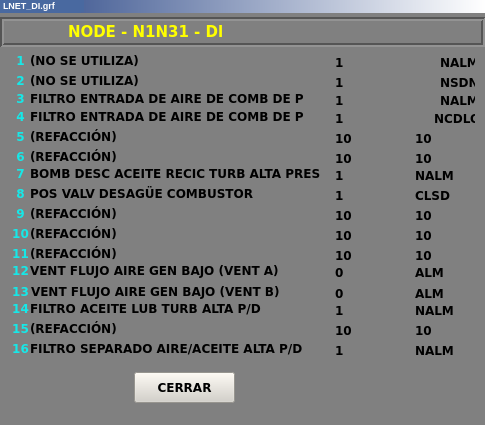
<?xml version="1.0" encoding="UTF-8"?>
<ui version="4.0">
 <class>LNET_DI</class>
 <widget class="QWidget" name="LNET_DI">
  <property name="geometry">
   <rect>
    <x>0</x>
    <y>0</y>
    <width>485</width>
    <height>425</height>
   </rect>
  </property>
  <property name="minimumSize">
   <size>
    <width>485</width>
    <height>425</height>
   </size>
  </property>
  <property name="maximumSize">
   <size>
    <width>485</width>
    <height>425</height>
   </size>
  </property>
  <property name="windowTitle">
   <string>LNET_DI</string>
  </property>
  <property name="styleSheet">
   <string notr="true">background-color: rgb(128, 128, 128);</string>
  </property>
  <widget class="QFrame" name="frame_3">
   <property name="geometry">
    <rect>
     <x>0</x>
     <y>0</y>
     <width>485</width>
     <height>13</height>
    </rect>
   </property>
   <property name="styleSheet">
    <string notr="true">background-color: qlineargradient(spread:pad, x1:0, y1:0, x2:1, y2:0, stop:0 rgba(43, 71, 134, 255), stop:1 rgba(255, 255, 255, 255));</string>
   </property>
   <property name="frameShape">
    <enum>QFrame::Panel</enum>
   </property>
   <property name="frameShadow">
    <enum>QFrame::Raised</enum>
   </property>
   <property name="lineWidth">
    <number>0</number>
   </property>
   <widget class="QLabel" name="lbLnetT_3">
    <property name="geometry">
     <rect>
      <x>0</x>
      <y>0</y>
      <width>81</width>
      <height>20</height>
     </rect>
    </property>
    <property name="font">
     <font>
      <pointsize>5</pointsize>
      <weight>75</weight>
      <bold>true</bold>
     </font>
    </property>
    <property name="styleSheet">
     <string notr="true">background-color: rgb(73, 105, 160);</string>
    </property>
    <property name="text">
     <string>&lt;!DOCTYPE HTML PUBLIC &quot;-//W3C//DTD HTML 4.0//EN&quot; &quot;http://www.w3.org/TR/REC-html40/strict.dtd&quot;&gt;
&lt;html&gt;&lt;head&gt;&lt;meta name=&quot;qrichtext&quot; content=&quot;1&quot; /&gt;&lt;style type=&quot;text/css&quot;&gt;
p, li { white-space: pre-wrap; }
&lt;/style&gt;&lt;/head&gt;&lt;body style=&quot; font-family:'MS Shell Dlg 2'; font-size:5pt; font-weight:600; font-style:normal;&quot;&gt;
&lt;p style=&quot;-qt-paragraph-type:empty; margin-top:0px; margin-bottom:0px; margin-left:0px; margin-right:0px; -qt-block-indent:0; text-indent:0px;&quot;&gt;&lt;/p&gt;&lt;/body&gt;&lt;/html&gt;</string>
    </property>
   </widget>
   <widget class="QLabel" name="lbLnetT">
    <property name="geometry">
     <rect>
      <x>3</x>
      <y>0</y>
      <width>81</width>
      <height>12</height>
     </rect>
    </property>
    <property name="font">
     <font>
      <pointsize>5</pointsize>
      <weight>75</weight>
      <bold>true</bold>
     </font>
    </property>
    <property name="styleSheet">
     <string notr="true">background-color: rgb(73, 105, 160);</string>
    </property>
    <property name="text">
     <string>&lt;!DOCTYPE HTML PUBLIC &quot;-//W3C//DTD HTML 4.0//EN&quot; &quot;http://www.w3.org/TR/REC-html40/strict.dtd&quot;&gt;
&lt;html&gt;&lt;head&gt;&lt;meta name=&quot;qrichtext&quot; content=&quot;1&quot; /&gt;&lt;style type=&quot;text/css&quot;&gt;
p, li { white-space: pre-wrap; }
&lt;/style&gt;&lt;/head&gt;&lt;body style=&quot; font-family:'MS Shell Dlg 2'; font-size:5pt; font-weight:600; font-style:normal;&quot;&gt;
&lt;p style=&quot; margin-top:0px; margin-bottom:0px; margin-left:0px; margin-right:0px; -qt-block-indent:0; text-indent:0px;&quot;&gt;&lt;span style=&quot; font-size:7pt; color:#ffffff;&quot;&gt;LNET_DI.grf&lt;/span&gt;&lt;/p&gt;&lt;/body&gt;&lt;/html&gt;</string>
    </property>
   </widget>
  </widget>
  <widget class="QLabel" name="lbNodRTD">
   <property name="geometry">
    <rect>
     <x>68</x>
     <y>22</y>
     <width>400</width>
     <height>20</height>
    </rect>
   </property>
   <property name="font">
    <font>
     <family>Verdana</family>
     <pointsize>11</pointsize>
     <weight>75</weight>
     <bold>true</bold>
    </font>
   </property>
   <property name="styleSheet">
    <string notr="true">color: rgb(255, 255, 0);</string>
   </property>
   <property name="text">
    <string>NODE - N1N31 - Dl</string>
   </property>
  </widget>
  <widget class="QFrame" name="frame">
   <property name="geometry">
    <rect>
     <x>0</x>
     <y>17</y>
     <width>485</width>
     <height>30</height>
    </rect>
   </property>
   <property name="styleSheet">
    <string notr="true">border-color: rgb(255, 255, 255);</string>
   </property>
   <property name="frameShape">
    <enum>QFrame::Box</enum>
   </property>
   <property name="frameShadow">
    <enum>QFrame::Sunken</enum>
   </property>
   <property name="lineWidth">
    <number>2</number>
   </property>
  </widget>
  <widget class="QLabel" name="lbNumNode_1">
   <property name="geometry">
    <rect>
     <x>10</x>
     <y>52</y>
     <width>21</width>
     <height>16</height>
    </rect>
   </property>
   <property name="font">
    <font>
     <family>Verdana</family>
     <weight>75</weight>
     <bold>true</bold>
    </font>
   </property>
   <property name="styleSheet">
    <string notr="true">color: rgb(22, 232, 232);</string>
   </property>
   <property name="text">
    <string>1</string>
   </property>
   <property name="alignment">
    <set>Qt::AlignCenter</set>
   </property>
  </widget>
  <widget class="QLabel" name="lbNodeT_1">
   <property name="geometry">
    <rect>
     <x>30</x>
     <y>52</y>
     <width>291</width>
     <height>16</height>
    </rect>
   </property>
   <property name="font">
    <font>
     <family>Verdana</family>
     <weight>75</weight>
     <bold>true</bold>
    </font>
   </property>
   <property name="text">
    <string>(NO SE UTILIZA)</string>
   </property>
  </widget>
  <widget class="QLabel" name="lbNode_1">
   <property name="geometry">
    <rect>
     <x>335</x>
     <y>52</y>
     <width>61</width>
     <height>20</height>
    </rect>
   </property>
   <property name="font">
    <font>
     <family>Verdana</family>
     <weight>75</weight>
     <bold>true</bold>
    </font>
   </property>
   <property name="layoutDirection">
    <enum>Qt::RightToLeft</enum>
   </property>
   <property name="text">
    <string>1</string>
   </property>
  </widget>
  <widget class="QLabel" name="lbNodeU_1">
   <property name="geometry">
    <rect>
     <x>440</x>
     <y>52</y>
     <width>35</width>
     <height>20</height>
    </rect>
   </property>
   <property name="font">
    <font>
     <family>Verdana</family>
     <weight>75</weight>
     <bold>true</bold>
    </font>
   </property>
   <property name="styleSheet">
    <string notr="true"/>
   </property>
   <property name="text">
    <string>NALM</string>
   </property>
  </widget>
  <widget class="QLabel" name="lbNumNode_2">
   <property name="geometry">
    <rect>
     <x>10</x>
     <y>72</y>
     <width>21</width>
     <height>16</height>
    </rect>
   </property>
   <property name="font">
    <font>
     <family>Verdana</family>
     <weight>75</weight>
     <bold>true</bold>
    </font>
   </property>
   <property name="styleSheet">
    <string notr="true">color: rgb(22, 232, 232);</string>
   </property>
   <property name="text">
    <string>2</string>
   </property>
   <property name="alignment">
    <set>Qt::AlignCenter</set>
   </property>
  </widget>
  <widget class="QLabel" name="lbNodeT_2">
   <property name="geometry">
    <rect>
     <x>30</x>
     <y>72</y>
     <width>291</width>
     <height>16</height>
    </rect>
   </property>
   <property name="font">
    <font>
     <family>Verdana</family>
     <weight>75</weight>
     <bold>true</bold>
    </font>
   </property>
   <property name="text">
    <string>(NO SE UTILIZA)</string>
   </property>
  </widget>
  <widget class="QLabel" name="lbNode_2">
   <property name="geometry">
    <rect>
     <x>335</x>
     <y>72</y>
     <width>61</width>
     <height>20</height>
    </rect>
   </property>
   <property name="font">
    <font>
     <family>Verdana</family>
     <weight>75</weight>
     <bold>true</bold>
    </font>
   </property>
   <property name="layoutDirection">
    <enum>Qt::RightToLeft</enum>
   </property>
   <property name="text">
    <string>1</string>
   </property>
  </widget>
  <widget class="QLabel" name="lbNodeU_2">
   <property name="geometry">
    <rect>
     <x>440</x>
     <y>72</y>
     <width>35</width>
     <height>20</height>
    </rect>
   </property>
   <property name="font">
    <font>
     <family>Verdana</family>
     <weight>75</weight>
     <bold>true</bold>
    </font>
   </property>
   <property name="styleSheet">
    <string notr="true"/>
   </property>
   <property name="text">
    <string>NSDN</string>
   </property>
  </widget>
  <widget class="QLabel" name="lbNumNode_3">
   <property name="geometry">
    <rect>
     <x>10</x>
     <y>90</y>
     <width>21</width>
     <height>16</height>
    </rect>
   </property>
   <property name="font">
    <font>
     <family>Verdana</family>
     <weight>75</weight>
     <bold>true</bold>
    </font>
   </property>
   <property name="styleSheet">
    <string notr="true">color: rgb(22, 232, 232);</string>
   </property>
   <property name="text">
    <string>3</string>
   </property>
   <property name="alignment">
    <set>Qt::AlignCenter</set>
   </property>
  </widget>
  <widget class="QLabel" name="lbNodeU_3">
   <property name="geometry">
    <rect>
     <x>440</x>
     <y>90</y>
     <width>35</width>
     <height>20</height>
    </rect>
   </property>
   <property name="font">
    <font>
     <family>Verdana</family>
     <weight>75</weight>
     <bold>true</bold>
    </font>
   </property>
   <property name="styleSheet">
    <string notr="true"/>
   </property>
   <property name="text">
    <string>NALM</string>
   </property>
  </widget>
  <widget class="QLabel" name="lbNode_3">
   <property name="geometry">
    <rect>
     <x>335</x>
     <y>90</y>
     <width>61</width>
     <height>20</height>
    </rect>
   </property>
   <property name="font">
    <font>
     <family>Verdana</family>
     <weight>75</weight>
     <bold>true</bold>
    </font>
   </property>
   <property name="layoutDirection">
    <enum>Qt::RightToLeft</enum>
   </property>
   <property name="text">
    <string>1</string>
   </property>
  </widget>
  <widget class="QLabel" name="lbNodeT_3">
   <property name="geometry">
    <rect>
     <x>30</x>
     <y>90</y>
     <width>291</width>
     <height>16</height>
    </rect>
   </property>
   <property name="font">
    <font>
     <family>Verdana</family>
     <weight>75</weight>
     <bold>true</bold>
    </font>
   </property>
   <property name="text">
    <string>FILTRO ENTRADA DE AIRE DE COMB DE P</string>
   </property>
  </widget>
  <widget class="QLabel" name="lbNumNode_4">
   <property name="geometry">
    <rect>
     <x>10</x>
     <y>108</y>
     <width>21</width>
     <height>16</height>
    </rect>
   </property>
   <property name="font">
    <font>
     <family>Verdana</family>
     <weight>75</weight>
     <bold>true</bold>
    </font>
   </property>
   <property name="styleSheet">
    <string notr="true">color: rgb(22, 232, 232);</string>
   </property>
   <property name="text">
    <string>4</string>
   </property>
   <property name="alignment">
    <set>Qt::AlignCenter</set>
   </property>
  </widget>
  <widget class="QLabel" name="lbNodeU_4">
   <property name="geometry">
    <rect>
     <x>434</x>
     <y>108</y>
     <width>41</width>
     <height>20</height>
    </rect>
   </property>
   <property name="font">
    <font>
     <family>Verdana</family>
     <weight>75</weight>
     <bold>true</bold>
    </font>
   </property>
   <property name="styleSheet">
    <string notr="true"/>
   </property>
   <property name="text">
    <string>NCDLO</string>
   </property>
  </widget>
  <widget class="QLabel" name="lbNodeT_4">
   <property name="geometry">
    <rect>
     <x>30</x>
     <y>108</y>
     <width>291</width>
     <height>16</height>
    </rect>
   </property>
   <property name="font">
    <font>
     <family>Verdana</family>
     <weight>75</weight>
     <bold>true</bold>
    </font>
   </property>
   <property name="text">
    <string>FILTRO ENTRADA DE AIRE DE COMB DE P</string>
   </property>
  </widget>
  <widget class="QLabel" name="lbNode_4">
   <property name="geometry">
    <rect>
     <x>335</x>
     <y>108</y>
     <width>61</width>
     <height>20</height>
    </rect>
   </property>
   <property name="font">
    <font>
     <family>Verdana</family>
     <weight>75</weight>
     <bold>true</bold>
    </font>
   </property>
   <property name="layoutDirection">
    <enum>Qt::RightToLeft</enum>
   </property>
   <property name="text">
    <string>1</string>
   </property>
  </widget>
  <widget class="QLabel" name="lbNumNode_5">
   <property name="geometry">
    <rect>
     <x>10</x>
     <y>128</y>
     <width>21</width>
     <height>16</height>
    </rect>
   </property>
   <property name="font">
    <font>
     <family>Verdana</family>
     <weight>75</weight>
     <bold>true</bold>
    </font>
   </property>
   <property name="styleSheet">
    <string notr="true">color: rgb(22, 232, 232);</string>
   </property>
   <property name="text">
    <string>5</string>
   </property>
   <property name="alignment">
    <set>Qt::AlignCenter</set>
   </property>
  </widget>
  <widget class="QLabel" name="lbNode_5">
   <property name="geometry">
    <rect>
     <x>335</x>
     <y>128</y>
     <width>61</width>
     <height>20</height>
    </rect>
   </property>
   <property name="font">
    <font>
     <family>Verdana</family>
     <weight>75</weight>
     <bold>true</bold>
    </font>
   </property>
   <property name="layoutDirection">
    <enum>Qt::RightToLeft</enum>
   </property>
   <property name="text">
    <string>10</string>
   </property>
  </widget>
  <widget class="QLabel" name="lbNodeT_5">
   <property name="geometry">
    <rect>
     <x>30</x>
     <y>128</y>
     <width>291</width>
     <height>16</height>
    </rect>
   </property>
   <property name="font">
    <font>
     <family>Verdana</family>
     <weight>75</weight>
     <bold>true</bold>
    </font>
   </property>
   <property name="text">
    <string>(REFACCIÓN)</string>
   </property>
  </widget>
  <widget class="QLabel" name="lbNodeU_5">
   <property name="geometry">
    <rect>
     <x>415</x>
     <y>128</y>
     <width>61</width>
     <height>20</height>
    </rect>
   </property>
   <property name="font">
    <font>
     <family>Verdana</family>
     <weight>75</weight>
     <bold>true</bold>
    </font>
   </property>
   <property name="layoutDirection">
    <enum>Qt::RightToLeft</enum>
   </property>
   <property name="text">
    <string>10</string>
   </property>
  </widget>
  <widget class="QLabel" name="lbNumNode_6">
   <property name="geometry">
    <rect>
     <x>10</x>
     <y>148</y>
     <width>21</width>
     <height>16</height>
    </rect>
   </property>
   <property name="font">
    <font>
     <family>Verdana</family>
     <weight>75</weight>
     <bold>true</bold>
    </font>
   </property>
   <property name="styleSheet">
    <string notr="true">color: rgb(22, 232, 232);</string>
   </property>
   <property name="text">
    <string>6</string>
   </property>
   <property name="alignment">
    <set>Qt::AlignCenter</set>
   </property>
  </widget>
  <widget class="QLabel" name="lbNodeT_6">
   <property name="geometry">
    <rect>
     <x>30</x>
     <y>148</y>
     <width>291</width>
     <height>16</height>
    </rect>
   </property>
   <property name="font">
    <font>
     <family>Verdana</family>
     <weight>75</weight>
     <bold>true</bold>
    </font>
   </property>
   <property name="text">
    <string>(REFACCIÓN)</string>
   </property>
  </widget>
  <widget class="QLabel" name="lbNodeU_6">
   <property name="geometry">
    <rect>
     <x>415</x>
     <y>148</y>
     <width>61</width>
     <height>20</height>
    </rect>
   </property>
   <property name="font">
    <font>
     <family>Verdana</family>
     <weight>75</weight>
     <bold>true</bold>
    </font>
   </property>
   <property name="layoutDirection">
    <enum>Qt::RightToLeft</enum>
   </property>
   <property name="text">
    <string>10</string>
   </property>
  </widget>
  <widget class="QLabel" name="lbNode_6">
   <property name="geometry">
    <rect>
     <x>335</x>
     <y>148</y>
     <width>61</width>
     <height>20</height>
    </rect>
   </property>
   <property name="font">
    <font>
     <family>Verdana</family>
     <weight>75</weight>
     <bold>true</bold>
    </font>
   </property>
   <property name="layoutDirection">
    <enum>Qt::RightToLeft</enum>
   </property>
   <property name="text">
    <string>10</string>
   </property>
  </widget>
  <widget class="QLabel" name="lbNumNode_7">
   <property name="geometry">
    <rect>
     <x>10</x>
     <y>165</y>
     <width>21</width>
     <height>16</height>
    </rect>
   </property>
   <property name="font">
    <font>
     <family>Verdana</family>
     <weight>75</weight>
     <bold>true</bold>
    </font>
   </property>
   <property name="styleSheet">
    <string notr="true">color: rgb(22, 232, 232);</string>
   </property>
   <property name="text">
    <string>7</string>
   </property>
   <property name="alignment">
    <set>Qt::AlignCenter</set>
   </property>
  </widget>
  <widget class="QLabel" name="lbNodeU_7">
   <property name="geometry">
    <rect>
     <x>415</x>
     <y>165</y>
     <width>61</width>
     <height>20</height>
    </rect>
   </property>
   <property name="font">
    <font>
     <family>Verdana</family>
     <weight>75</weight>
     <bold>true</bold>
    </font>
   </property>
   <property name="layoutDirection">
    <enum>Qt::RightToLeft</enum>
   </property>
   <property name="text">
    <string>NALM</string>
   </property>
  </widget>
  <widget class="QLabel" name="lbNodeT_7">
   <property name="geometry">
    <rect>
     <x>30</x>
     <y>165</y>
     <width>291</width>
     <height>16</height>
    </rect>
   </property>
   <property name="font">
    <font>
     <family>Verdana</family>
     <weight>75</weight>
     <bold>true</bold>
    </font>
   </property>
   <property name="text">
    <string>BOMB DESC ACEITE RECIC TURB ALTA PRES</string>
   </property>
  </widget>
  <widget class="QLabel" name="lbNode_7">
   <property name="geometry">
    <rect>
     <x>335</x>
     <y>165</y>
     <width>61</width>
     <height>20</height>
    </rect>
   </property>
   <property name="font">
    <font>
     <family>Verdana</family>
     <weight>75</weight>
     <bold>true</bold>
    </font>
   </property>
   <property name="layoutDirection">
    <enum>Qt::RightToLeft</enum>
   </property>
   <property name="text">
    <string>1</string>
   </property>
  </widget>
  <widget class="QLabel" name="lbNumNode_8">
   <property name="geometry">
    <rect>
     <x>10</x>
     <y>185</y>
     <width>21</width>
     <height>16</height>
    </rect>
   </property>
   <property name="font">
    <font>
     <family>Verdana</family>
     <weight>75</weight>
     <bold>true</bold>
    </font>
   </property>
   <property name="styleSheet">
    <string notr="true">color: rgb(22, 232, 232);</string>
   </property>
   <property name="text">
    <string>8</string>
   </property>
   <property name="alignment">
    <set>Qt::AlignCenter</set>
   </property>
  </widget>
  <widget class="QLabel" name="lbNodeU_8">
   <property name="geometry">
    <rect>
     <x>415</x>
     <y>185</y>
     <width>61</width>
     <height>20</height>
    </rect>
   </property>
   <property name="font">
    <font>
     <family>Verdana</family>
     <weight>75</weight>
     <bold>true</bold>
    </font>
   </property>
   <property name="layoutDirection">
    <enum>Qt::RightToLeft</enum>
   </property>
   <property name="text">
    <string>CLSD</string>
   </property>
  </widget>
  <widget class="QLabel" name="lbNode_8">
   <property name="geometry">
    <rect>
     <x>335</x>
     <y>185</y>
     <width>61</width>
     <height>20</height>
    </rect>
   </property>
   <property name="font">
    <font>
     <family>Verdana</family>
     <weight>75</weight>
     <bold>true</bold>
    </font>
   </property>
   <property name="layoutDirection">
    <enum>Qt::RightToLeft</enum>
   </property>
   <property name="text">
    <string>1</string>
   </property>
  </widget>
  <widget class="QLabel" name="lbNodeT_8">
   <property name="geometry">
    <rect>
     <x>30</x>
     <y>185</y>
     <width>291</width>
     <height>16</height>
    </rect>
   </property>
   <property name="font">
    <font>
     <family>Verdana</family>
     <weight>75</weight>
     <bold>true</bold>
    </font>
   </property>
   <property name="text">
    <string>POS VALV DESAGÜE COMBUSTOR</string>
   </property>
  </widget>
  <widget class="QLabel" name="lbNumNode_9">
   <property name="geometry">
    <rect>
     <x>10</x>
     <y>205</y>
     <width>21</width>
     <height>16</height>
    </rect>
   </property>
   <property name="font">
    <font>
     <family>Verdana</family>
     <weight>75</weight>
     <bold>true</bold>
    </font>
   </property>
   <property name="styleSheet">
    <string notr="true">color: rgb(22, 232, 232);</string>
   </property>
   <property name="text">
    <string>9</string>
   </property>
   <property name="alignment">
    <set>Qt::AlignCenter</set>
   </property>
  </widget>
  <widget class="QLabel" name="lbNode_9">
   <property name="geometry">
    <rect>
     <x>335</x>
     <y>205</y>
     <width>61</width>
     <height>20</height>
    </rect>
   </property>
   <property name="font">
    <font>
     <family>Verdana</family>
     <weight>75</weight>
     <bold>true</bold>
    </font>
   </property>
   <property name="layoutDirection">
    <enum>Qt::RightToLeft</enum>
   </property>
   <property name="text">
    <string>10</string>
   </property>
  </widget>
  <widget class="QLabel" name="lbNodeT_9">
   <property name="geometry">
    <rect>
     <x>30</x>
     <y>205</y>
     <width>291</width>
     <height>16</height>
    </rect>
   </property>
   <property name="font">
    <font>
     <family>Verdana</family>
     <weight>75</weight>
     <bold>true</bold>
    </font>
   </property>
   <property name="text">
    <string>(REFACCIÓN)</string>
   </property>
  </widget>
  <widget class="QLabel" name="lbNodeU_9">
   <property name="geometry">
    <rect>
     <x>415</x>
     <y>205</y>
     <width>61</width>
     <height>20</height>
    </rect>
   </property>
   <property name="font">
    <font>
     <family>Verdana</family>
     <weight>75</weight>
     <bold>true</bold>
    </font>
   </property>
   <property name="layoutDirection">
    <enum>Qt::RightToLeft</enum>
   </property>
   <property name="text">
    <string>10</string>
   </property>
  </widget>
  <widget class="QLabel" name="lbNumNode_10">
   <property name="geometry">
    <rect>
     <x>10</x>
     <y>225</y>
     <width>21</width>
     <height>16</height>
    </rect>
   </property>
   <property name="font">
    <font>
     <family>Verdana</family>
     <weight>75</weight>
     <bold>true</bold>
    </font>
   </property>
   <property name="styleSheet">
    <string notr="true">color: rgb(22, 232, 232);</string>
   </property>
   <property name="text">
    <string>10</string>
   </property>
   <property name="alignment">
    <set>Qt::AlignCenter</set>
   </property>
  </widget>
  <widget class="QLabel" name="lbNodeU_10">
   <property name="geometry">
    <rect>
     <x>415</x>
     <y>225</y>
     <width>61</width>
     <height>20</height>
    </rect>
   </property>
   <property name="font">
    <font>
     <family>Verdana</family>
     <weight>75</weight>
     <bold>true</bold>
    </font>
   </property>
   <property name="layoutDirection">
    <enum>Qt::RightToLeft</enum>
   </property>
   <property name="text">
    <string>10</string>
   </property>
  </widget>
  <widget class="QLabel" name="lbNodeT_10">
   <property name="geometry">
    <rect>
     <x>30</x>
     <y>225</y>
     <width>291</width>
     <height>16</height>
    </rect>
   </property>
   <property name="font">
    <font>
     <family>Verdana</family>
     <weight>75</weight>
     <bold>true</bold>
    </font>
   </property>
   <property name="text">
    <string>(REFACCIÓN)</string>
   </property>
  </widget>
  <widget class="QLabel" name="lbNode_10">
   <property name="geometry">
    <rect>
     <x>335</x>
     <y>225</y>
     <width>61</width>
     <height>20</height>
    </rect>
   </property>
   <property name="font">
    <font>
     <family>Verdana</family>
     <weight>75</weight>
     <bold>true</bold>
    </font>
   </property>
   <property name="layoutDirection">
    <enum>Qt::RightToLeft</enum>
   </property>
   <property name="text">
    <string>10</string>
   </property>
  </widget>
  <widget class="QLabel" name="lbNumNode_11">
   <property name="geometry">
    <rect>
     <x>10</x>
     <y>245</y>
     <width>21</width>
     <height>16</height>
    </rect>
   </property>
   <property name="font">
    <font>
     <family>Verdana</family>
     <weight>75</weight>
     <bold>true</bold>
    </font>
   </property>
   <property name="styleSheet">
    <string notr="true">color: rgb(22, 232, 232);</string>
   </property>
   <property name="text">
    <string>11</string>
   </property>
   <property name="alignment">
    <set>Qt::AlignCenter</set>
   </property>
  </widget>
  <widget class="QLabel" name="lbNode_11">
   <property name="geometry">
    <rect>
     <x>335</x>
     <y>245</y>
     <width>61</width>
     <height>20</height>
    </rect>
   </property>
   <property name="font">
    <font>
     <family>Verdana</family>
     <weight>75</weight>
     <bold>true</bold>
    </font>
   </property>
   <property name="layoutDirection">
    <enum>Qt::RightToLeft</enum>
   </property>
   <property name="text">
    <string>10</string>
   </property>
  </widget>
  <widget class="QLabel" name="lbNodeT_11">
   <property name="geometry">
    <rect>
     <x>30</x>
     <y>245</y>
     <width>291</width>
     <height>16</height>
    </rect>
   </property>
   <property name="font">
    <font>
     <family>Verdana</family>
     <weight>75</weight>
     <bold>true</bold>
    </font>
   </property>
   <property name="text">
    <string>(REFACCIÓN)</string>
   </property>
  </widget>
  <widget class="QLabel" name="lbNodeU_11">
   <property name="geometry">
    <rect>
     <x>415</x>
     <y>245</y>
     <width>61</width>
     <height>20</height>
    </rect>
   </property>
   <property name="font">
    <font>
     <family>Verdana</family>
     <weight>75</weight>
     <bold>true</bold>
    </font>
   </property>
   <property name="layoutDirection">
    <enum>Qt::RightToLeft</enum>
   </property>
   <property name="text">
    <string>10</string>
   </property>
  </widget>
  <widget class="QLabel" name="lbNumNode_12">
   <property name="geometry">
    <rect>
     <x>10</x>
     <y>262</y>
     <width>21</width>
     <height>16</height>
    </rect>
   </property>
   <property name="font">
    <font>
     <family>Verdana</family>
     <weight>75</weight>
     <bold>true</bold>
    </font>
   </property>
   <property name="styleSheet">
    <string notr="true">color: rgb(22, 232, 232);</string>
   </property>
   <property name="text">
    <string>12</string>
   </property>
   <property name="alignment">
    <set>Qt::AlignCenter</set>
   </property>
  </widget>
  <widget class="QLabel" name="lbNodeT_12">
   <property name="geometry">
    <rect>
     <x>30</x>
     <y>262</y>
     <width>291</width>
     <height>16</height>
    </rect>
   </property>
   <property name="font">
    <font>
     <family>Verdana</family>
     <weight>75</weight>
     <bold>true</bold>
    </font>
   </property>
   <property name="text">
    <string>VENT FLUJO AIRE GEN BAJO (VENT A)</string>
   </property>
  </widget>
  <widget class="QLabel" name="lbNode_12">
   <property name="geometry">
    <rect>
     <x>335</x>
     <y>262</y>
     <width>61</width>
     <height>20</height>
    </rect>
   </property>
   <property name="font">
    <font>
     <family>Verdana</family>
     <weight>75</weight>
     <bold>true</bold>
    </font>
   </property>
   <property name="layoutDirection">
    <enum>Qt::RightToLeft</enum>
   </property>
   <property name="text">
    <string>0</string>
   </property>
  </widget>
  <widget class="QLabel" name="lbNodeU_12">
   <property name="geometry">
    <rect>
     <x>415</x>
     <y>262</y>
     <width>61</width>
     <height>20</height>
    </rect>
   </property>
   <property name="font">
    <font>
     <family>Verdana</family>
     <weight>75</weight>
     <bold>true</bold>
    </font>
   </property>
   <property name="layoutDirection">
    <enum>Qt::RightToLeft</enum>
   </property>
   <property name="text">
    <string>ALM</string>
   </property>
  </widget>
  <widget class="QLabel" name="lbNodeU_13">
   <property name="geometry">
    <rect>
     <x>415</x>
     <y>283</y>
     <width>61</width>
     <height>20</height>
    </rect>
   </property>
   <property name="font">
    <font>
     <family>Verdana</family>
     <weight>75</weight>
     <bold>true</bold>
    </font>
   </property>
   <property name="layoutDirection">
    <enum>Qt::RightToLeft</enum>
   </property>
   <property name="text">
    <string>ALM</string>
   </property>
  </widget>
  <widget class="QLabel" name="lbNodeT_13">
   <property name="geometry">
    <rect>
     <x>31</x>
     <y>283</y>
     <width>291</width>
     <height>16</height>
    </rect>
   </property>
   <property name="font">
    <font>
     <family>Verdana</family>
     <weight>75</weight>
     <bold>true</bold>
    </font>
   </property>
   <property name="text">
    <string>VENT FLUJO AIRE GEN BAJO (VENT B)</string>
   </property>
  </widget>
  <widget class="QLabel" name="lbNumNode_13">
   <property name="geometry">
    <rect>
     <x>10</x>
     <y>283</y>
     <width>21</width>
     <height>16</height>
    </rect>
   </property>
   <property name="font">
    <font>
     <family>Verdana</family>
     <weight>75</weight>
     <bold>true</bold>
    </font>
   </property>
   <property name="styleSheet">
    <string notr="true">color: rgb(22, 232, 232);</string>
   </property>
   <property name="text">
    <string>13</string>
   </property>
   <property name="alignment">
    <set>Qt::AlignCenter</set>
   </property>
  </widget>
  <widget class="QLabel" name="lbNode_13">
   <property name="geometry">
    <rect>
     <x>335</x>
     <y>283</y>
     <width>61</width>
     <height>20</height>
    </rect>
   </property>
   <property name="font">
    <font>
     <family>Verdana</family>
     <weight>75</weight>
     <bold>true</bold>
    </font>
   </property>
   <property name="layoutDirection">
    <enum>Qt::RightToLeft</enum>
   </property>
   <property name="text">
    <string>0</string>
   </property>
  </widget>
  <widget class="QLabel" name="lbNodeU_14">
   <property name="geometry">
    <rect>
     <x>415</x>
     <y>300</y>
     <width>61</width>
     <height>20</height>
    </rect>
   </property>
   <property name="font">
    <font>
     <family>Verdana</family>
     <weight>75</weight>
     <bold>true</bold>
    </font>
   </property>
   <property name="layoutDirection">
    <enum>Qt::RightToLeft</enum>
   </property>
   <property name="text">
    <string>NALM</string>
   </property>
  </widget>
  <widget class="QLabel" name="lbNodeT_14">
   <property name="geometry">
    <rect>
     <x>30</x>
     <y>300</y>
     <width>291</width>
     <height>16</height>
    </rect>
   </property>
   <property name="font">
    <font>
     <family>Verdana</family>
     <weight>75</weight>
     <bold>true</bold>
    </font>
   </property>
   <property name="text">
    <string>FILTRO ACEITE LUB TURB ALTA P/D</string>
   </property>
  </widget>
  <widget class="QLabel" name="lbNumNode_14">
   <property name="geometry">
    <rect>
     <x>10</x>
     <y>300</y>
     <width>21</width>
     <height>16</height>
    </rect>
   </property>
   <property name="font">
    <font>
     <family>Verdana</family>
     <weight>75</weight>
     <bold>true</bold>
    </font>
   </property>
   <property name="styleSheet">
    <string notr="true">color: rgb(22, 232, 232);</string>
   </property>
   <property name="text">
    <string>14</string>
   </property>
   <property name="alignment">
    <set>Qt::AlignCenter</set>
   </property>
  </widget>
  <widget class="QLabel" name="lbNode_14">
   <property name="geometry">
    <rect>
     <x>335</x>
     <y>300</y>
     <width>61</width>
     <height>20</height>
    </rect>
   </property>
   <property name="font">
    <font>
     <family>Verdana</family>
     <weight>75</weight>
     <bold>true</bold>
    </font>
   </property>
   <property name="layoutDirection">
    <enum>Qt::RightToLeft</enum>
   </property>
   <property name="text">
    <string>1</string>
   </property>
  </widget>
  <widget class="QLabel" name="lbNumNode_15">
   <property name="geometry">
    <rect>
     <x>10</x>
     <y>320</y>
     <width>21</width>
     <height>16</height>
    </rect>
   </property>
   <property name="font">
    <font>
     <family>Verdana</family>
     <weight>75</weight>
     <bold>true</bold>
    </font>
   </property>
   <property name="styleSheet">
    <string notr="true">color: rgb(22, 232, 232);</string>
   </property>
   <property name="text">
    <string>15</string>
   </property>
   <property name="alignment">
    <set>Qt::AlignCenter</set>
   </property>
  </widget>
  <widget class="QLabel" name="lbNodeU_15">
   <property name="geometry">
    <rect>
     <x>415</x>
     <y>320</y>
     <width>61</width>
     <height>20</height>
    </rect>
   </property>
   <property name="font">
    <font>
     <family>Verdana</family>
     <weight>75</weight>
     <bold>true</bold>
    </font>
   </property>
   <property name="layoutDirection">
    <enum>Qt::RightToLeft</enum>
   </property>
   <property name="text">
    <string>10</string>
   </property>
  </widget>
  <widget class="QLabel" name="lbNodeT_15">
   <property name="geometry">
    <rect>
     <x>30</x>
     <y>320</y>
     <width>291</width>
     <height>16</height>
    </rect>
   </property>
   <property name="font">
    <font>
     <family>Verdana</family>
     <weight>75</weight>
     <bold>true</bold>
    </font>
   </property>
   <property name="text">
    <string>(REFACCIÓN)</string>
   </property>
  </widget>
  <widget class="QLabel" name="lbNode_15">
   <property name="geometry">
    <rect>
     <x>335</x>
     <y>320</y>
     <width>61</width>
     <height>20</height>
    </rect>
   </property>
   <property name="font">
    <font>
     <family>Verdana</family>
     <weight>75</weight>
     <bold>true</bold>
    </font>
   </property>
   <property name="layoutDirection">
    <enum>Qt::RightToLeft</enum>
   </property>
   <property name="text">
    <string>10</string>
   </property>
  </widget>
  <widget class="QLabel" name="lbNumNode_16">
   <property name="geometry">
    <rect>
     <x>10</x>
     <y>340</y>
     <width>21</width>
     <height>16</height>
    </rect>
   </property>
   <property name="font">
    <font>
     <family>Verdana</family>
     <weight>75</weight>
     <bold>true</bold>
    </font>
   </property>
   <property name="styleSheet">
    <string notr="true">color: rgb(22, 232, 232);</string>
   </property>
   <property name="text">
    <string>16</string>
   </property>
   <property name="alignment">
    <set>Qt::AlignCenter</set>
   </property>
  </widget>
  <widget class="QLabel" name="lbNodeU_16">
   <property name="geometry">
    <rect>
     <x>415</x>
     <y>340</y>
     <width>61</width>
     <height>20</height>
    </rect>
   </property>
   <property name="font">
    <font>
     <family>Verdana</family>
     <weight>75</weight>
     <bold>true</bold>
    </font>
   </property>
   <property name="layoutDirection">
    <enum>Qt::RightToLeft</enum>
   </property>
   <property name="text">
    <string>NALM</string>
   </property>
  </widget>
  <widget class="QLabel" name="lbNode_16">
   <property name="geometry">
    <rect>
     <x>335</x>
     <y>340</y>
     <width>61</width>
     <height>20</height>
    </rect>
   </property>
   <property name="font">
    <font>
     <family>Verdana</family>
     <weight>75</weight>
     <bold>true</bold>
    </font>
   </property>
   <property name="layoutDirection">
    <enum>Qt::RightToLeft</enum>
   </property>
   <property name="text">
    <string>1</string>
   </property>
  </widget>
  <widget class="QLabel" name="lbNodeT_16">
   <property name="geometry">
    <rect>
     <x>30</x>
     <y>340</y>
     <width>291</width>
     <height>16</height>
    </rect>
   </property>
   <property name="font">
    <font>
     <family>Verdana</family>
     <weight>75</weight>
     <bold>true</bold>
    </font>
   </property>
   <property name="text">
    <string>FILTRO SEPARADO AIRE/ACEITE ALTA P/D</string>
   </property>
  </widget>
  <widget class="QPushButton" name="btnCerrar">
   <property name="geometry">
    <rect>
     <x>134</x>
     <y>372</y>
     <width>101</width>
     <height>31</height>
    </rect>
   </property>
   <property name="font">
    <font>
     <family>Verdana</family>
     <pointsize>9</pointsize>
     <weight>75</weight>
     <bold>true</bold>
    </font>
   </property>
   <property name="styleSheet">
    <string notr="true">background-color: rgb(212, 208, 200);</string>
   </property>
   <property name="text">
    <string>CERRAR</string>
   </property>
  </widget>
  <zorder>frame</zorder>
  <zorder>frame_3</zorder>
  <zorder>lbNodRTD</zorder>
  <zorder>lbNumNode_1</zorder>
  <zorder>lbNodeT_1</zorder>
  <zorder>lbNode_1</zorder>
  <zorder>lbNodeU_1</zorder>
  <zorder>lbNumNode_2</zorder>
  <zorder>lbNodeT_2</zorder>
  <zorder>lbNode_2</zorder>
  <zorder>lbNodeU_2</zorder>
  <zorder>lbNumNode_3</zorder>
  <zorder>lbNodeU_3</zorder>
  <zorder>lbNode_3</zorder>
  <zorder>lbNodeT_3</zorder>
  <zorder>lbNumNode_4</zorder>
  <zorder>lbNodeU_4</zorder>
  <zorder>lbNodeT_4</zorder>
  <zorder>lbNode_4</zorder>
  <zorder>lbNumNode_5</zorder>
  <zorder>lbNode_5</zorder>
  <zorder>lbNodeT_5</zorder>
  <zorder>lbNodeU_5</zorder>
  <zorder>lbNumNode_6</zorder>
  <zorder>lbNodeT_6</zorder>
  <zorder>lbNodeU_6</zorder>
  <zorder>lbNode_6</zorder>
  <zorder>lbNumNode_7</zorder>
  <zorder>lbNodeU_7</zorder>
  <zorder>lbNodeT_7</zorder>
  <zorder>lbNode_7</zorder>
  <zorder>lbNumNode_8</zorder>
  <zorder>lbNodeU_8</zorder>
  <zorder>lbNode_8</zorder>
  <zorder>lbNodeT_8</zorder>
  <zorder>lbNumNode_9</zorder>
  <zorder>lbNode_9</zorder>
  <zorder>lbNodeT_9</zorder>
  <zorder>lbNodeU_9</zorder>
  <zorder>lbNumNode_10</zorder>
  <zorder>lbNodeU_10</zorder>
  <zorder>lbNodeT_10</zorder>
  <zorder>lbNode_10</zorder>
  <zorder>lbNumNode_11</zorder>
  <zorder>lbNode_11</zorder>
  <zorder>lbNodeT_11</zorder>
  <zorder>lbNodeU_11</zorder>
  <zorder>lbNumNode_12</zorder>
  <zorder>lbNodeT_12</zorder>
  <zorder>lbNode_12</zorder>
  <zorder>lbNodeU_12</zorder>
  <zorder>lbNodeU_13</zorder>
  <zorder>lbNodeT_13</zorder>
  <zorder>lbNumNode_13</zorder>
  <zorder>lbNode_13</zorder>
  <zorder>lbNodeU_14</zorder>
  <zorder>lbNodeT_14</zorder>
  <zorder>lbNumNode_14</zorder>
  <zorder>lbNode_14</zorder>
  <zorder>lbNumNode_15</zorder>
  <zorder>lbNodeU_15</zorder>
  <zorder>lbNodeT_15</zorder>
  <zorder>lbNode_15</zorder>
  <zorder>lbNumNode_16</zorder>
  <zorder>lbNodeU_16</zorder>
  <zorder>lbNode_16</zorder>
  <zorder>lbNodeT_16</zorder>
  <zorder>btnCerrar</zorder>
 </widget>
 <layoutdefault spacing="6" margin="11"/>
 <resources/>
 <connections/>
</ui>
